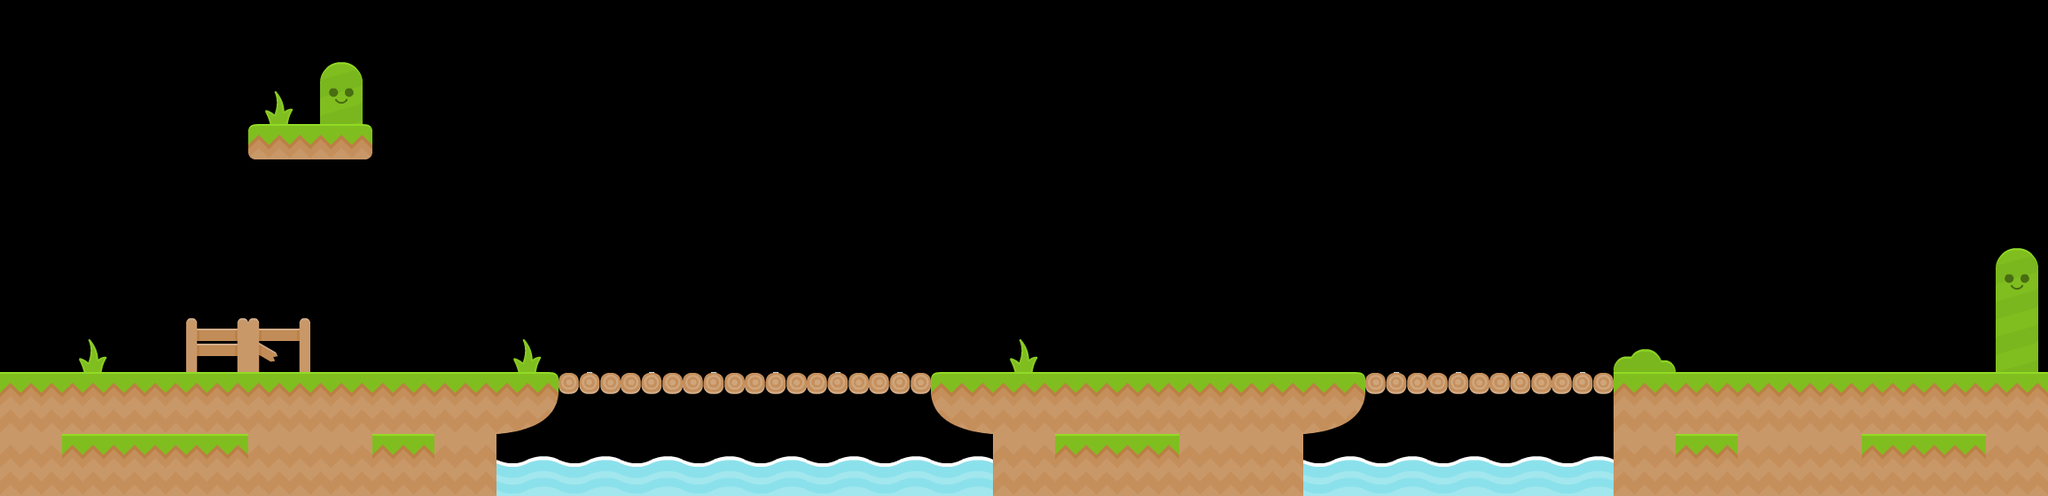

Tiled map render using the project's own tile images. Description and the whole map definition, tile-layer contents included, below:
An orthogonal 33x8 tile map with 70x70 px tiles, 2 tile layers (BackgroundLayer, GroundLayer), 2 tilesets and 12 objects (10x box, checkpoint, startpoint).

<map version="1.0" orientation="orthogonal" renderorder="right-down" width="33" height="8" tilewidth="70" tileheight="70" nextobjectid="56">
 <tileset firstgid="1" name="mytileset" tilewidth="70" tileheight="70" tilecount="35" columns="5">
  <image source="tiles.png" width="350" height="490" />
 </tileset>
 <tileset firstgid="36" name="enemies" tilewidth="70" tileheight="70" tilecount="5" columns="0">
  <tile id="0">
   <image width="51" height="51" source="texture-atlas/blockerMad.png" />
  </tile>
  <tile id="2">
   <image width="70" height="70" source="texture-atlas/flagYellow.png" />
  </tile>
  <tile id="3">
   <image width="70" height="70" source="texture-atlas/liquidWaterTop_mid.png" />
  </tile>
  <tile id="4">
   <image width="70" height="70" source="texture-atlas/sign.png" />
  </tile>
  <tile id="5">
   <image width="70" height="70" source="texture-atlas/signRight.png" />
  </tile>
 </tileset>
 <layer name="BackgroundLayer" width="33" height="8">
  <data encoding="csv">
0,0,0,0,0,0,0,0,0,0,0,0,0,0,0,0,0,0,0,0,0,0,0,0,0,0,0,0,0,0,0,0,0,
0,0,0,0,25,4,0,0,0,0,0,0,0,0,0,0,0,0,0,0,0,0,0,0,0,0,0,0,0,0,0,0,0,
0,0,0,0,12,27,0,0,0,0,0,0,0,0,0,0,0,0,0,0,0,0,0,0,0,0,0,0,0,0,0,0,0,
0,0,0,0,0,0,0,0,0,0,0,0,0,0,0,0,0,0,0,0,0,0,0,0,0,0,0,0,0,0,0,0,0,
0,0,0,0,0,0,0,0,0,0,0,0,0,0,0,0,0,0,0,0,0,0,0,0,0,0,0,0,0,0,0,0,4,
0,25,0,22,6,0,0,0,25,0,0,0,0,0,0,0,25,0,0,0,0,0,0,0,0,0,13,0,0,0,0,0,9,
0,0,0,0,0,0,0,0,0,0,0,0,0,0,0,0,0,0,0,0,0,0,0,0,0,0,0,0,0,0,0,0,0,
0,0,0,0,0,0,0,0,14,14,14,14,14,14,14,14,0,0,0,0,0,14,14,14,14,14,0,0,0,0,0,0,0
</data>
 </layer>
 <layer name="GroundLayer" width="33" height="8">
  <data encoding="csv">
0,0,0,0,0,0,0,0,0,0,0,0,0,0,0,0,0,0,0,0,0,0,0,0,0,0,0,0,0,0,0,0,0,
0,0,0,0,0,0,0,0,0,0,0,0,0,0,0,0,0,0,0,0,0,0,0,0,0,0,0,0,0,0,0,0,0,
0,0,0,0,0,0,0,0,0,0,0,0,0,0,0,0,0,0,0,0,0,0,0,0,0,0,0,0,0,0,0,0,0,
0,0,0,0,0,0,0,0,0,0,0,0,0,0,0,0,0,0,0,0,0,0,0,0,0,0,0,0,0,0,0,0,0,
0,0,0,0,0,0,0,0,0,0,0,0,0,0,0,0,0,0,0,0,0,0,0,0,0,0,0,0,0,0,0,0,0,
0,0,0,0,0,0,0,0,0,0,0,0,0,0,0,0,0,0,0,0,0,0,0,0,0,0,0,0,0,0,0,0,0,
24,24,24,24,24,24,24,24,33,8,8,8,8,8,8,34,24,24,24,24,24,33,8,8,8,8,24,24,24,24,24,24,24,
35,24,24,24,35,35,24,35,0,0,0,0,0,0,0,0,35,24,24,35,35,0,0,0,0,0,35,24,35,35,24,24,35
</data>
 </layer>
 <objectgroup name="ObjectLayer">
  <object id="5" name="box" gid="36" x="465" y="420" width="51" height="51" />
  <object id="15" name="box" gid="36" x="700" y="420" width="51" height="51" />
  <object id="28" name="box" gid="36" x="1025" y="420" width="51" height="51" />
  <object id="38" name="checkpoint" gid="40" x="2170" y="420" width="70" height="70" />
  <object id="39" name="startpoint" gid="41" x="0" y="420" width="70" height="70" />
  <object id="44" name="box" gid="36" x="1680" y="420" width="51" height="51" />
  <object id="47" name="box" gid="36" x="1330" y="420" width="51" height="51" />
  <object id="49" name="box" gid="36" x="1076" y="420" width="51" height="51" />
  <object id="50" name="box" gid="36" x="1987" y="369" width="51" height="51" />
  <object id="51" name="box" gid="36" x="1961" y="420" width="51" height="51" />
  <object id="53" name="box" gid="36" x="751" y="420" width="51" height="51" />
  <object id="55" name="box" gid="36" x="1629" y="420" width="51" height="51" />
 </objectgroup>
</map>
